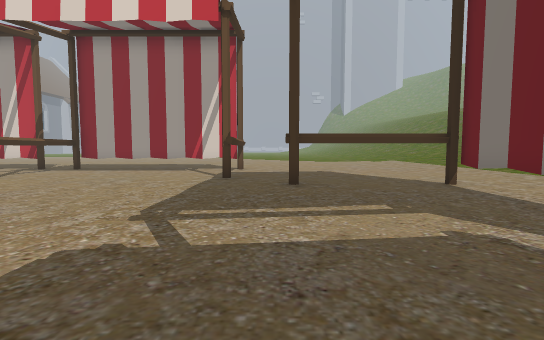
view 1 (above)

24 first-person views from a walk through a 3-D level made in the Unity game engine. The camera is 1.4 m above the floor, tilts 4° down and sees 85° across. The floor is counted in squares, 2 m on a side. Each view is taken from the middle of a square. On the plan, view 1 faces up. The plan holds only what a view shows up to about 10 squares ahead; the rest is blank. The place goes on beyond the plan. The player is left out.

view 2
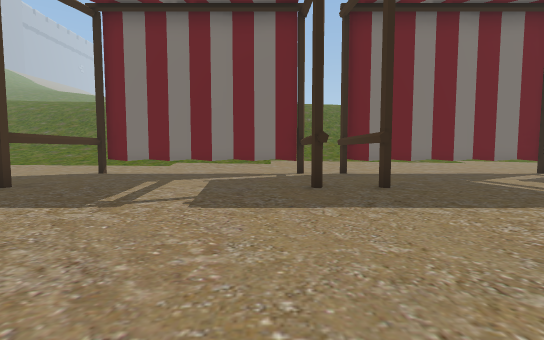

view 3
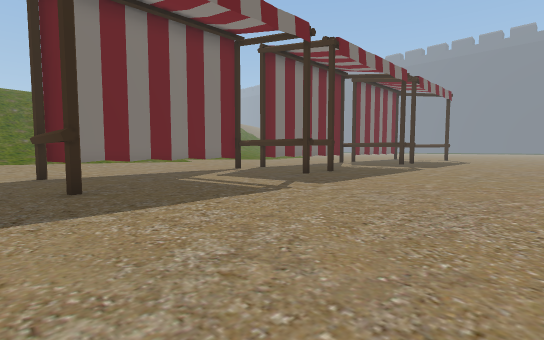

view 4
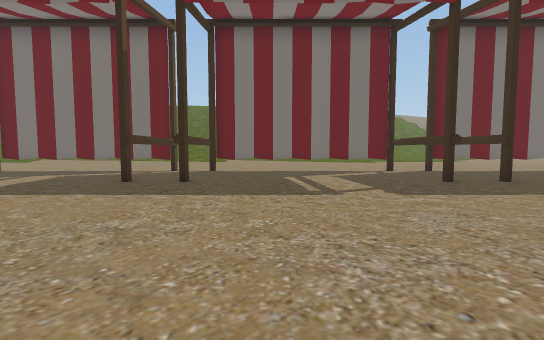

view 5
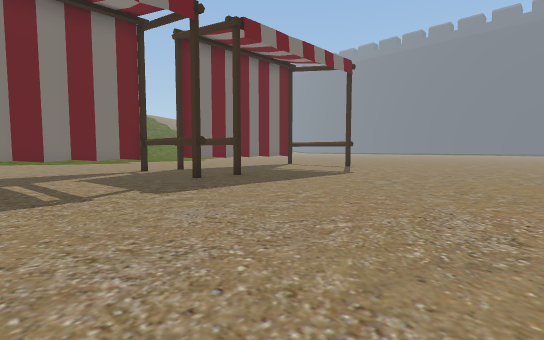

view 6
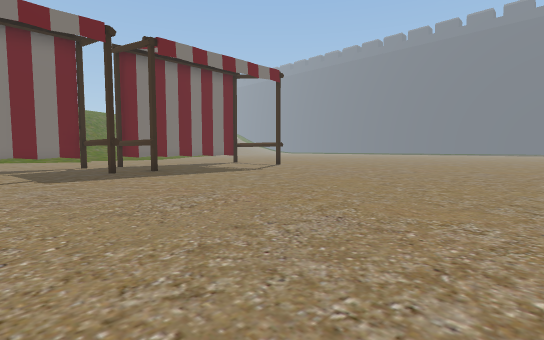

view 7
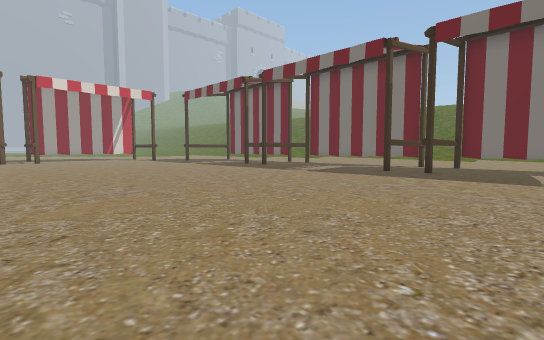

view 8
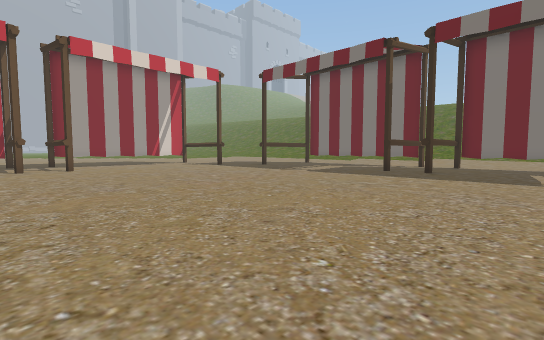

view 9
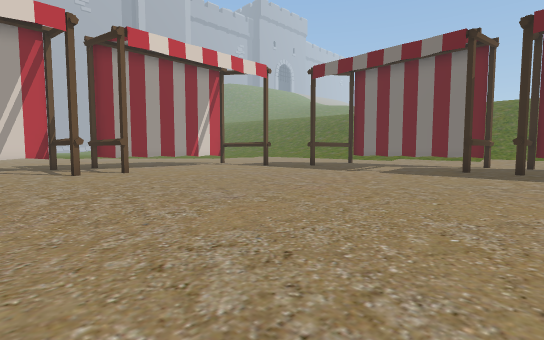

view 10
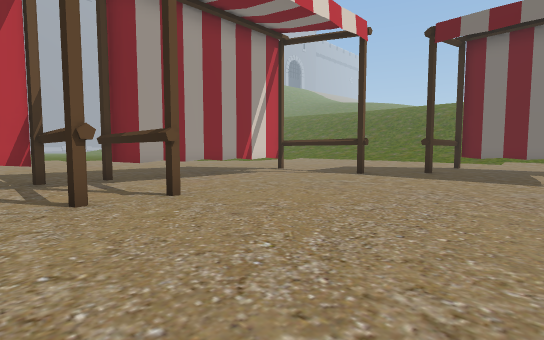

view 11
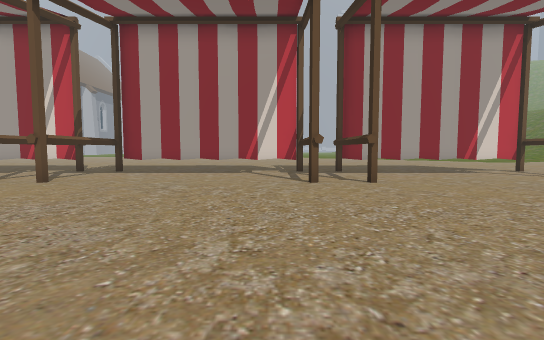

view 12
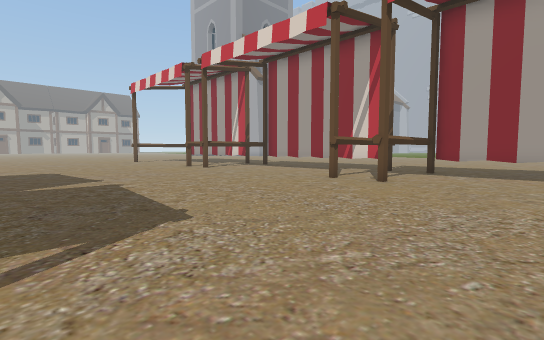

view 13
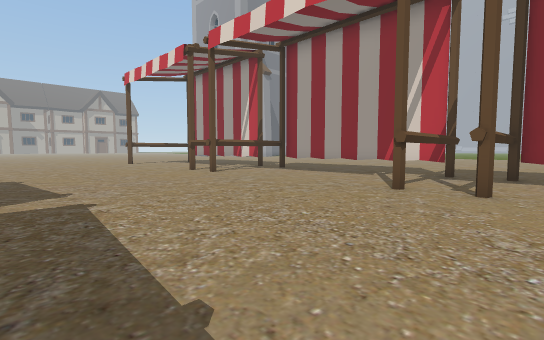

view 14
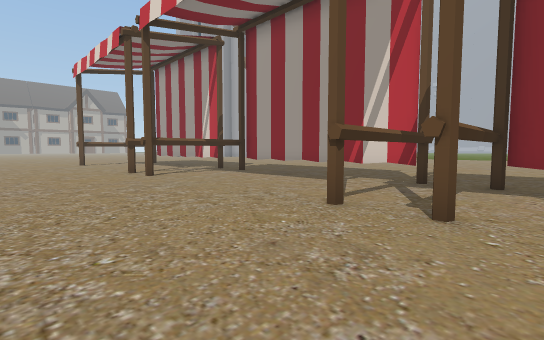

view 15
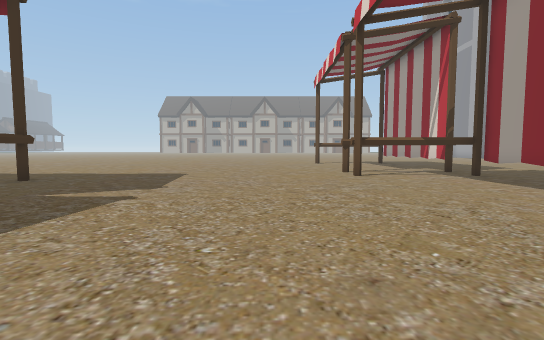

view 16
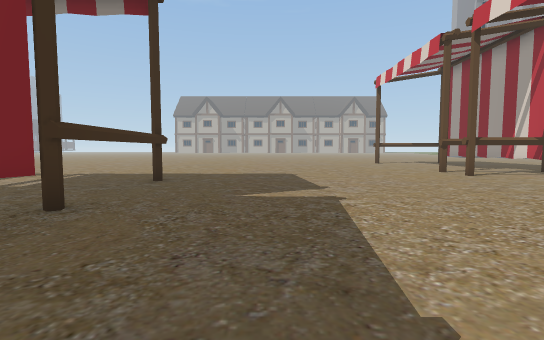

view 17
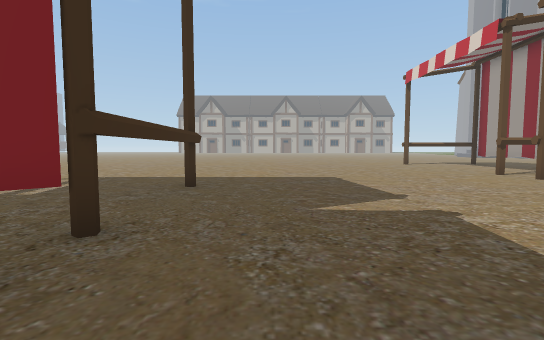

view 18
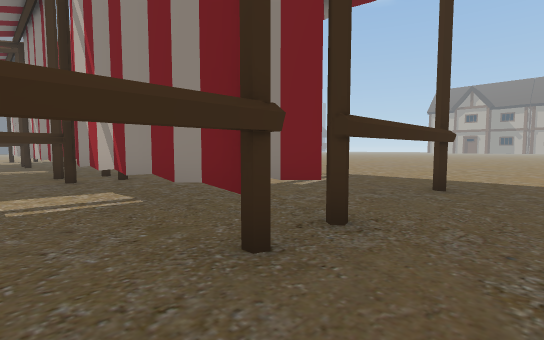

view 19
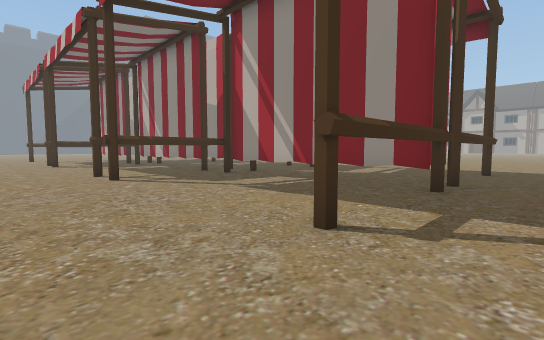

view 20
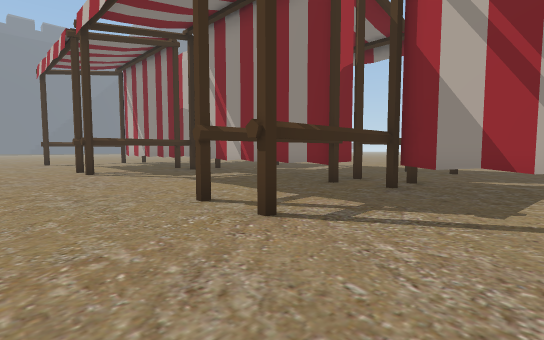

view 21
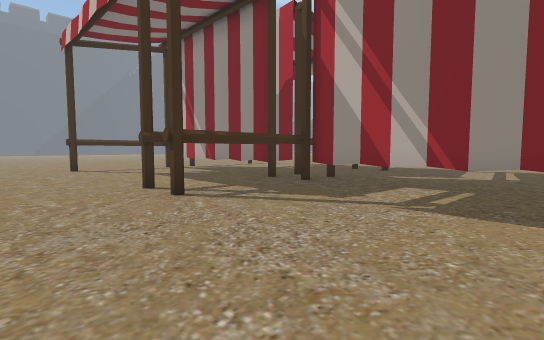

view 22
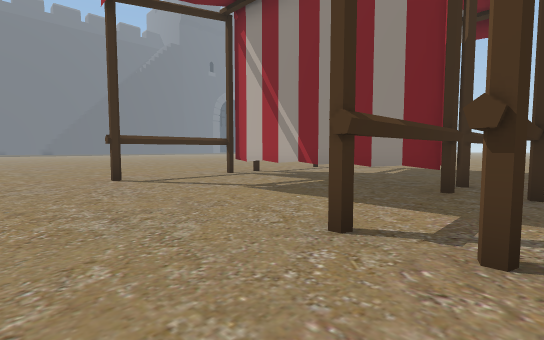

view 23
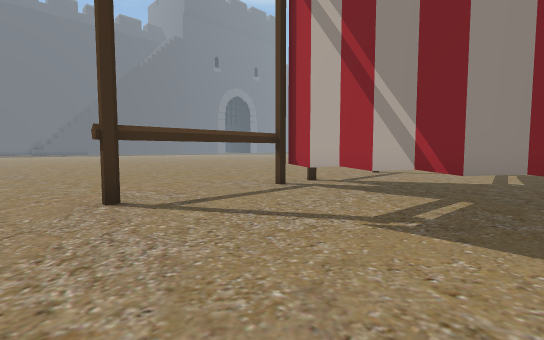

view 24
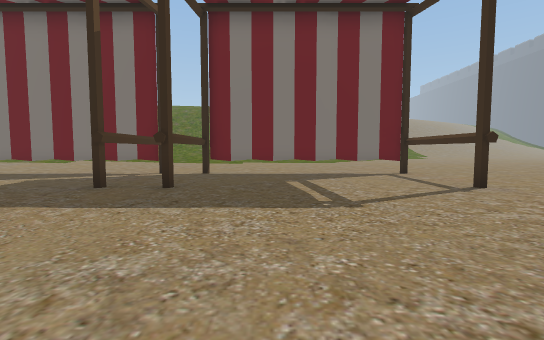

### Floor plan
Key: @ floor where view 1 was taken; # wall or solid block; . main floor; : floor 0.25 m higher than the main floor; / step, stairs or slope; T thing the floor can be seen under or through.
Columns run from 24 left of view 1 to 7 right of it. Each row starts with its distance up from view 1.
 12  ............  ......
 11  ........................
 10  #TTTTTTTTTTTT##TTTTT###......:
  9 ..T#.....TT.....TT.....#......:/
  8 ..##.....TT.....TT.....#......./
  7 ..##.....TT.....##.............
  6 .........................TTTT..
  5 ............................T.
  4 ............................T.
  3 ............................T.
  2 ............................#.
  1 ............................#.
  0 .....TTTTTT#............@#  #.
 -1 ........TT...............##TT...
 -2 ........TT..................T...
 -3 ........TT..................T..
 -4 ........TT..................T.
 -5  .......TT..................T.
 -6   ...   TTTTT...............#.
 -7    ..  TTTTTT............####.
 -8     ....TT...............####.
 -9     ....TT..................T.
-10   ......TT..................T.
-11   ......TT..................T..
-12    .....TT..................T..
-13     ....T#..................T.
-14        TTTTT.............####.
-15    .....TT...............####.
-16    .....T ..................#.
-17    .....TT..................#.
-18     ....TT..................#.
-19    .....TT..................#.
-20    ..   TTTT................#.
-21     .................. ..####.
-22      .......... .....   ......
-23       ......... ..       .....
-24        .......            ....

Where each view was taken, in squares from view 1:
view 1: 0 up, 0 right, facing up
view 2: 1 up, 5 left, facing right
view 3: 0 up, 5 left, facing down-right
view 4: 10 down, 6 left, facing right
view 5: 10 down, 6 left, facing down-right
view 6: 11 down, 9 left, facing down-right
view 7: 11 down, 9 left, facing up-right
view 8: 4 down, 9 left, facing up-right
view 9: 2 down, 10 left, facing up-right
view 10: 3 up, 9 left, facing up-right
view 11: 1 up, 9 left, facing up
view 12: 1 up, 11 left, facing up-left
view 13: 2 up, 13 left, facing up-left
view 14: 4 up, 13 left, facing up-left
view 15: 5 up, 13 left, facing left
view 16: 2 up, 13 left, facing left
view 17: 1 up, 14 left, facing left
view 18: 1 up, 14 left, facing down-left
view 19: 1 up, 10 left, facing down-left
view 20: 4 down, 10 left, facing down-left
view 21: 9 down, 10 left, facing down-left
view 22: 13 down, 10 left, facing down-left
view 23: 16 down, 11 left, facing down-left
view 24: 17 down, 5 left, facing right
